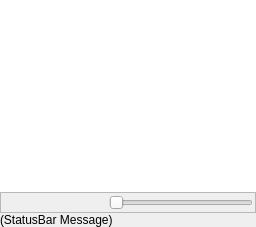
  <widget class="QWidget" name="verticalWidget1">
   <property name="sizePolicy">
    <sizepolicy hsizetype="Expanding" vsizetype="Expanding">
     <horstretch>0</horstretch>
     <verstretch>0</verstretch>
    </sizepolicy>
   </property>
   <layout class="QVBoxLayout" name="verticalLayout_2">
    <property name="spacing">
     <number>0</number>
    </property>
    <property name="leftMargin">
     <number>0</number>
    </property>
    <property name="topMargin">
     <number>0</number>
    </property>
    <property name="rightMargin">
     <number>0</number>
    </property>
    <property name="bottomMargin">
     <number>0</number>
    </property>
    <item>
     <widget class="QSplitter" name="catalogSplitter">
      <property name="sizePolicy">
       <sizepolicy hsizetype="Expanding" vsizetype="Expanding">
        <horstretch>0</horstretch>
        <verstretch>0</verstretch>
       </sizepolicy>
      </property>
      <property name="mouseTracking">
       <bool>false</bool>
      </property>
      <property name="orientation">
       <enum>Qt::Horizontal</enum>
      </property>
      <property name="opaqueResize">
       <bool>true</bool>
      </property>
      <property name="handleWidth">
       <number>10</number>
      </property>
      <property name="childrenCollapsible">
       <bool>false</bool>
      </property>
      <widget class="QWidget" name="verticalViewPage" native="true">
       <layout class="QVBoxLayout" name="verticalLayout">
        <property name="spacing">
         <number>0</number>
        </property>
        <property name="sizeConstraint">
         <enum>QLayout::SetNoConstraint</enum>
        </property>
        <property name="leftMargin">
         <number>0</number>
        </property>
        <property name="topMargin">
         <number>0</number>
        </property>
        <property name="rightMargin">
         <number>0</number>
        </property>
        <property name="bottomMargin">
         <number>0</number>
        </property>
        <item>
         <widget class="ImageView" name="graphicsView">
          <property name="contextMenuPolicy">
           <enum>Qt::NoContextMenu</enum>
          </property>
          <property name="frameShape">
           <enum>QFrame::NoFrame</enum>
          </property>
          <property name="lineWidth">
           <number>0</number>
          </property>
          <property name="renderHints">
           <set>QPainter::Antialiasing|QPainter::SmoothPixmapTransform|QPainter::TextAntialiasing</set>
          </property>
          <property name="viewportUpdateMode">
           <enum>QGraphicsView::FullViewportUpdate</enum>
          </property>
         </widget>
        </item>
        <item>
         <widget class="QFrame" name="pageFrame">
          <property name="frameShape">
           <enum>QFrame::StyledPanel</enum>
          </property>
          <property name="frameShadow">
           <enum>QFrame::Raised</enum>
          </property>
          <layout class="QHBoxLayout" name="horizontalLayout">
           <property name="leftMargin">
            <number>2</number>
           </property>
           <property name="topMargin">
            <number>2</number>
           </property>
           <property name="rightMargin">
            <number>2</number>
           </property>
           <property name="bottomMargin">
            <number>2</number>
           </property>
           <item>
            <widget class="QLabel" name="pageLabel">
             <property name="minimumSize">
              <size>
               <width>100</width>
               <height>0</height>
              </size>
             </property>
             <property name="maximumSize">
              <size>
               <width>100</width>
               <height>16777215</height>
              </size>
             </property>
             <property name="baseSize">
              <size>
               <width>100</width>
               <height>0</height>
              </size>
             </property>
             <property name="alignment">
              <set>Qt::AlignRight|Qt::AlignTrailing|Qt::AlignVCenter</set>
             </property>
            </widget>
           </item>
           <item>
            <widget class="PageSlider" name="pageSlider">
             <property name="minimum">
              <number>1</number>
             </property>
             <property name="orientation">
              <enum>Qt::Horizontal</enum>
             </property>
             <property name="tickPosition">
              <enum>QSlider::NoTicks</enum>
             </property>
            </widget>
           </item>
          </layout>
         </widget>
        </item>
       </layout>
      </widget>
     </widget>
    </item>
    <item>
     <widget class="TextImageLabel" name="statusLabel">
      <property name="minimumSize">
       <size>
        <width>100</width>
        <height>0</height>
       </size>
      </property>
      <property name="maximumSize">
       <size>
        <width>4096</width>
        <height>16777215</height>
       </size>
      </property>
      <property name="text">
       <string notr="true">(StatusBar Message)</string>
      </property>
      <property name="textFormat">
       <enum>Qt::PlainText</enum>
      </property>
      <property name="scaledContents">
       <bool>true</bool>
      </property>
     </widget>
    </item>
   </layout>
  </widget>
